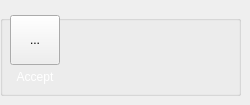
          <widget class="QWidget" name="page">
           <widget class="QGroupBox" name="gboxreport_2">
            <property name="geometry">
             <rect>
              <x>0</x>
              <y>15</y>
              <width>241</width>
              <height>81</height>
             </rect>
            </property>
            <property name="title">
             <string/>
            </property>
            <widget class="QLabel" name="label_20">
             <property name="geometry">
              <rect>
               <x>5</x>
               <y>50</y>
               <width>60</width>
               <height>25</height>
              </rect>
             </property>
             <property name="text">
              <string>&lt;html&gt;&lt;head/&gt;&lt;body&gt;&lt;p align=&quot;center&quot;&gt;&lt;span style=&quot; font-size:9pt; color:#ffffff;&quot;&gt;Accept&lt;/span&gt;&lt;/p&gt;&lt;/body&gt;&lt;/html&gt;</string>
             </property>
            </widget>
            <widget class="QToolButton" name="btnAcceptRegistration">
             <property name="geometry">
              <rect>
               <x>10</x>
               <y>0</y>
               <width>50</width>
               <height>50</height>
              </rect>
             </property>
             <property name="text">
              <string>...</string>
             </property>
             <property name="icon">
              <iconset resource="../src/resource.qrc">
               <normaloff>:/newPrefix/Icons/accept.svg</normaloff>:/newPrefix/Icons/accept.svg</iconset>
             </property>
             <property name="iconSize">
              <size>
               <width>32</width>
               <height>32</height>
              </size>
             </property>
            </widget>
           </widget>
          </widget>
